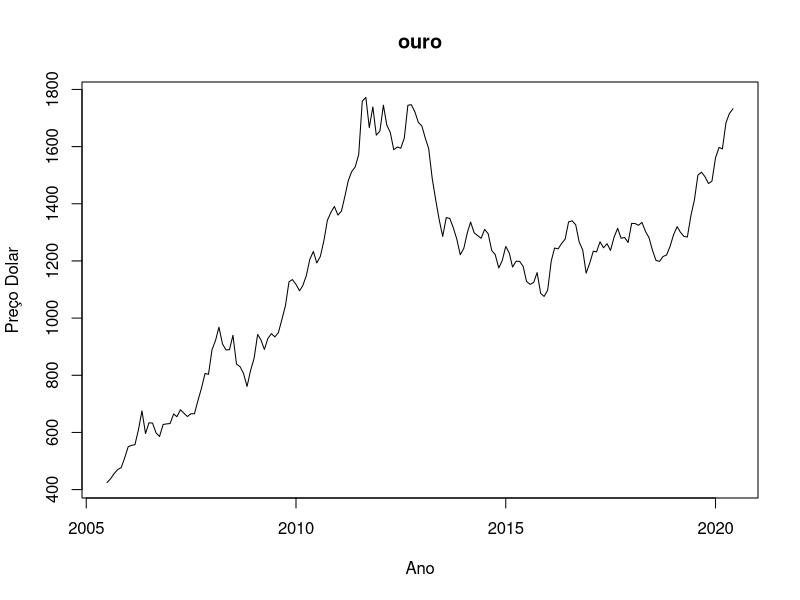

The R script that drew this image:
## ---- chunk 1

library(tidyverse)
library(readxl)

## ---- chunk 2
ouro_indexMundi <- read_excel("dados/ouro_indexMundi.xlsx")
head(ouro_indexMundi)

plot(ouro_indexMundi$data, ouro_indexMundi$preco,type="l", main = "ouro", ylab = "Preço Dolar",
     xlab = "Ano")
